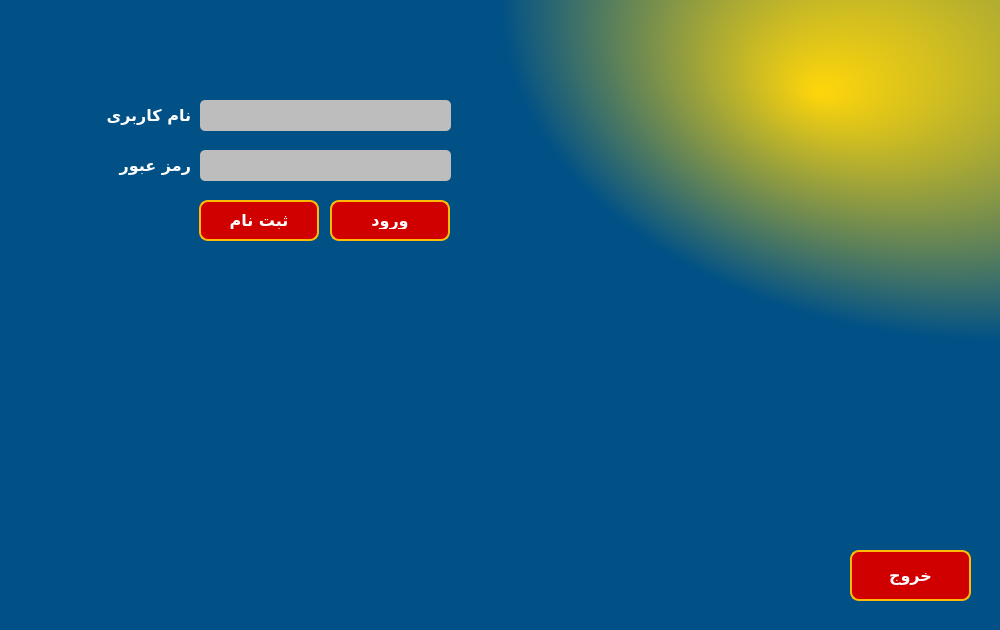
<?xml version="1.0" encoding="UTF-8"?>
<ui version="4.0">
 <class>Login</class>
 <widget class="QWidget" name="Login">
  <property name="geometry">
   <rect>
    <x>0</x>
    <y>0</y>
    <width>1000</width>
    <height>630</height>
   </rect>
  </property>
  <property name="minimumSize">
   <size>
    <width>1000</width>
    <height>630</height>
   </size>
  </property>
  <property name="maximumSize">
   <size>
    <width>1000</width>
    <height>630</height>
   </size>
  </property>
  <property name="windowTitle">
   <string>Login</string>
  </property>
  <property name="styleSheet">
   <string notr="true">QPushButton:pressed{
background-color:transparent;
}</string>
  </property>
  <widget class="QLineEdit" name="inputUsername">
   <property name="geometry">
    <rect>
     <x>200</x>
     <y>100</y>
     <width>251</width>
     <height>31</height>
    </rect>
   </property>
   <property name="palette">
    <palette>
     <active>
      <colorrole role="Button">
       <brush brushstyle="SolidPattern">
        <color alpha="255">
         <red>189</red>
         <green>189</green>
         <blue>189</blue>
        </color>
       </brush>
      </colorrole>
      <colorrole role="Base">
       <brush brushstyle="SolidPattern">
        <color alpha="255">
         <red>189</red>
         <green>189</green>
         <blue>189</blue>
        </color>
       </brush>
      </colorrole>
      <colorrole role="Window">
       <brush brushstyle="SolidPattern">
        <color alpha="255">
         <red>189</red>
         <green>189</green>
         <blue>189</blue>
        </color>
       </brush>
      </colorrole>
      <colorrole role="PlaceholderText">
       <brush brushstyle="SolidPattern">
        <color alpha="128">
         <red>127</red>
         <green>127</green>
         <blue>127</blue>
        </color>
       </brush>
      </colorrole>
     </active>
     <inactive>
      <colorrole role="Button">
       <brush brushstyle="SolidPattern">
        <color alpha="255">
         <red>189</red>
         <green>189</green>
         <blue>189</blue>
        </color>
       </brush>
      </colorrole>
      <colorrole role="Base">
       <brush brushstyle="SolidPattern">
        <color alpha="255">
         <red>189</red>
         <green>189</green>
         <blue>189</blue>
        </color>
       </brush>
      </colorrole>
      <colorrole role="Window">
       <brush brushstyle="SolidPattern">
        <color alpha="255">
         <red>189</red>
         <green>189</green>
         <blue>189</blue>
        </color>
       </brush>
      </colorrole>
      <colorrole role="PlaceholderText">
       <brush brushstyle="SolidPattern">
        <color alpha="128">
         <red>127</red>
         <green>127</green>
         <blue>127</blue>
        </color>
       </brush>
      </colorrole>
     </inactive>
     <disabled>
      <colorrole role="Button">
       <brush brushstyle="SolidPattern">
        <color alpha="255">
         <red>189</red>
         <green>189</green>
         <blue>189</blue>
        </color>
       </brush>
      </colorrole>
      <colorrole role="Base">
       <brush brushstyle="SolidPattern">
        <color alpha="255">
         <red>189</red>
         <green>189</green>
         <blue>189</blue>
        </color>
       </brush>
      </colorrole>
      <colorrole role="Window">
       <brush brushstyle="SolidPattern">
        <color alpha="255">
         <red>189</red>
         <green>189</green>
         <blue>189</blue>
        </color>
       </brush>
      </colorrole>
      <colorrole role="PlaceholderText">
       <brush brushstyle="SolidPattern">
        <color alpha="128">
         <red>127</red>
         <green>127</green>
         <blue>127</blue>
        </color>
       </brush>
      </colorrole>
     </disabled>
    </palette>
   </property>
   <property name="font">
    <font>
     <family>Arial Rounded MT Bold</family>
     <pointsize>11</pointsize>
     <weight>50</weight>
     <bold>false</bold>
    </font>
   </property>
   <property name="focusPolicy">
    <enum>Qt::StrongFocus</enum>
   </property>
   <property name="styleSheet">
    <string notr="true">background-color: rgb(189, 189, 189);
border:3px;
border-radius:5px;
padding: 3px;</string>
   </property>
   <property name="maxLength">
    <number>20</number>
   </property>
   <property name="echoMode">
    <enum>QLineEdit::Normal</enum>
   </property>
   <property name="cursorPosition">
    <number>0</number>
   </property>
   <property name="alignment">
    <set>Qt::AlignLeading|Qt::AlignLeft|Qt::AlignVCenter</set>
   </property>
   <property name="dragEnabled">
    <bool>false</bool>
   </property>
   <property name="cursorMoveStyle">
    <enum>Qt::LogicalMoveStyle</enum>
   </property>
   <property name="clearButtonEnabled">
    <bool>true</bool>
   </property>
  </widget>
  <widget class="QLineEdit" name="inputPassword">
   <property name="geometry">
    <rect>
     <x>200</x>
     <y>150</y>
     <width>251</width>
     <height>31</height>
    </rect>
   </property>
   <property name="palette">
    <palette>
     <active>
      <colorrole role="Button">
       <brush brushstyle="SolidPattern">
        <color alpha="255">
         <red>189</red>
         <green>189</green>
         <blue>189</blue>
        </color>
       </brush>
      </colorrole>
      <colorrole role="Base">
       <brush brushstyle="SolidPattern">
        <color alpha="255">
         <red>189</red>
         <green>189</green>
         <blue>189</blue>
        </color>
       </brush>
      </colorrole>
      <colorrole role="Window">
       <brush brushstyle="SolidPattern">
        <color alpha="255">
         <red>189</red>
         <green>189</green>
         <blue>189</blue>
        </color>
       </brush>
      </colorrole>
      <colorrole role="PlaceholderText">
       <brush brushstyle="SolidPattern">
        <color alpha="128">
         <red>127</red>
         <green>127</green>
         <blue>127</blue>
        </color>
       </brush>
      </colorrole>
     </active>
     <inactive>
      <colorrole role="Button">
       <brush brushstyle="SolidPattern">
        <color alpha="255">
         <red>189</red>
         <green>189</green>
         <blue>189</blue>
        </color>
       </brush>
      </colorrole>
      <colorrole role="Base">
       <brush brushstyle="SolidPattern">
        <color alpha="255">
         <red>189</red>
         <green>189</green>
         <blue>189</blue>
        </color>
       </brush>
      </colorrole>
      <colorrole role="Window">
       <brush brushstyle="SolidPattern">
        <color alpha="255">
         <red>189</red>
         <green>189</green>
         <blue>189</blue>
        </color>
       </brush>
      </colorrole>
      <colorrole role="PlaceholderText">
       <brush brushstyle="SolidPattern">
        <color alpha="128">
         <red>127</red>
         <green>127</green>
         <blue>127</blue>
        </color>
       </brush>
      </colorrole>
     </inactive>
     <disabled>
      <colorrole role="Button">
       <brush brushstyle="SolidPattern">
        <color alpha="255">
         <red>189</red>
         <green>189</green>
         <blue>189</blue>
        </color>
       </brush>
      </colorrole>
      <colorrole role="Base">
       <brush brushstyle="SolidPattern">
        <color alpha="255">
         <red>189</red>
         <green>189</green>
         <blue>189</blue>
        </color>
       </brush>
      </colorrole>
      <colorrole role="Window">
       <brush brushstyle="SolidPattern">
        <color alpha="255">
         <red>189</red>
         <green>189</green>
         <blue>189</blue>
        </color>
       </brush>
      </colorrole>
      <colorrole role="PlaceholderText">
       <brush brushstyle="SolidPattern">
        <color alpha="128">
         <red>127</red>
         <green>127</green>
         <blue>127</blue>
        </color>
       </brush>
      </colorrole>
     </disabled>
    </palette>
   </property>
   <property name="font">
    <font>
     <family>Arial Rounded MT Bold</family>
     <pointsize>11</pointsize>
     <weight>50</weight>
     <bold>false</bold>
    </font>
   </property>
   <property name="cursor">
    <cursorShape>IBeamCursor</cursorShape>
   </property>
   <property name="focusPolicy">
    <enum>Qt::StrongFocus</enum>
   </property>
   <property name="styleSheet">
    <string notr="true">background-color: rgb(189, 189, 189);
border:3px;
border-radius:5px;
padding: 3px;</string>
   </property>
   <property name="maxLength">
    <number>20</number>
   </property>
   <property name="echoMode">
    <enum>QLineEdit::Password</enum>
   </property>
   <property name="cursorPosition">
    <number>0</number>
   </property>
   <property name="alignment">
    <set>Qt::AlignLeading|Qt::AlignLeft|Qt::AlignVCenter</set>
   </property>
   <property name="clearButtonEnabled">
    <bool>false</bool>
   </property>
  </widget>
  <widget class="QLabel" name="password">
   <property name="geometry">
    <rect>
     <x>100</x>
     <y>150</y>
     <width>91</width>
     <height>31</height>
    </rect>
   </property>
   <property name="font">
    <font>
     <family>B Koodak</family>
     <pointsize>12</pointsize>
     <weight>75</weight>
     <italic>false</italic>
     <bold>true</bold>
    </font>
   </property>
   <property name="autoFillBackground">
    <bool>false</bool>
   </property>
   <property name="styleSheet">
    <string notr="true">color: rgb(255, 255, 255);
gridline-color: rgb(255, 255, 255);
</string>
   </property>
   <property name="midLineWidth">
    <number>0</number>
   </property>
   <property name="text">
    <string>رمز عبور</string>
   </property>
   <property name="textFormat">
    <enum>Qt::PlainText</enum>
   </property>
   <property name="scaledContents">
    <bool>true</bool>
   </property>
   <property name="alignment">
    <set>Qt::AlignLeading|Qt::AlignLeft|Qt::AlignVCenter</set>
   </property>
  </widget>
  <widget class="QPushButton" name="enterKey">
   <property name="geometry">
    <rect>
     <x>330</x>
     <y>200</y>
     <width>120</width>
     <height>41</height>
    </rect>
   </property>
   <property name="sizePolicy">
    <sizepolicy hsizetype="Fixed" vsizetype="Fixed">
     <horstretch>100</horstretch>
     <verstretch>41</verstretch>
    </sizepolicy>
   </property>
   <property name="minimumSize">
    <size>
     <width>100</width>
     <height>41</height>
    </size>
   </property>
   <property name="maximumSize">
    <size>
     <width>211</width>
     <height>41</height>
    </size>
   </property>
   <property name="font">
    <font>
     <family>B Koodak</family>
     <pointsize>12</pointsize>
     <weight>75</weight>
     <bold>true</bold>
    </font>
   </property>
   <property name="cursor">
    <cursorShape>PointingHandCursor</cursorShape>
   </property>
   <property name="focusPolicy">
    <enum>Qt::NoFocus</enum>
   </property>
   <property name="autoFillBackground">
    <bool>false</bool>
   </property>
   <property name="styleSheet">
    <string notr="true">color:#ffffff;
background-color: #d00000;
padding:10px 20px;
border:2px solid #ffba08;
border-radius: 9px


</string>
   </property>
   <property name="text">
    <string>ورود</string>
   </property>
   <property name="shortcut">
    <string>Enter</string>
   </property>
   <property name="autoDefault">
    <bool>true</bool>
   </property>
   <property name="default">
    <bool>true</bool>
   </property>
   <property name="flat">
    <bool>false</bool>
   </property>
  </widget>
  <widget class="QPushButton" name="signupKey">
   <property name="geometry">
    <rect>
     <x>199</x>
     <y>200</y>
     <width>120</width>
     <height>41</height>
    </rect>
   </property>
   <property name="font">
    <font>
     <family>B Koodak</family>
     <pointsize>12</pointsize>
     <weight>75</weight>
     <bold>true</bold>
    </font>
   </property>
   <property name="cursor">
    <cursorShape>PointingHandCursor</cursorShape>
   </property>
   <property name="focusPolicy">
    <enum>Qt::NoFocus</enum>
   </property>
   <property name="autoFillBackground">
    <bool>false</bool>
   </property>
   <property name="styleSheet">
    <string notr="true">color:#ffffff;
background-color: #d00000;
padding:10px 20px;
border:2px solid #ffba08;
border-radius: 9px


</string>
   </property>
   <property name="text">
    <string>ثبت نام</string>
   </property>
   <property name="autoDefault">
    <bool>false</bool>
   </property>
   <property name="flat">
    <bool>false</bool>
   </property>
  </widget>
  <widget class="QLabel" name="garbage_2">
   <property name="geometry">
    <rect>
     <x>310</x>
     <y>100</y>
     <width>201</width>
     <height>71</height>
    </rect>
   </property>
   <property name="styleSheet">
    <string notr="true">background-color: rgb(1, 81, 134);</string>
   </property>
   <property name="text">
    <string/>
   </property>
  </widget>
  <widget class="QLabel" name="garbage">
   <property name="geometry">
    <rect>
     <x>90</x>
     <y>70</y>
     <width>151</width>
     <height>71</height>
    </rect>
   </property>
   <property name="styleSheet">
    <string notr="true">background-color: rgb(1, 81, 134);</string>
   </property>
   <property name="text">
    <string/>
   </property>
  </widget>
  <widget class="QLabel" name="pic">
   <property name="geometry">
    <rect>
     <x>0</x>
     <y>0</y>
     <width>1001</width>
     <height>681</height>
    </rect>
   </property>
   <property name="palette">
    <palette>
     <active>
      <colorrole role="WindowText">
       <brush brushstyle="SolidPattern">
        <color alpha="255">
         <red>255</red>
         <green>255</green>
         <blue>255</blue>
        </color>
       </brush>
      </colorrole>
      <colorrole role="Button">
       <brush brushstyle="RadialGradientPattern">
        <gradient centralx="1.000000000000000" centraly="0.000000000000000" focalx="0.817000000000000" focaly="0.136273000000000" radius="0.500000000000000" type="RadialGradient" spread="PadSpread" coordinatemode="ObjectBoundingMode">
         <gradientstop position="0.000000000000000">
          <color alpha="255">
           <red>255</red>
           <green>214</green>
           <blue>10</blue>
          </color>
         </gradientstop>
         <gradientstop position="1.000000000000000">
          <color alpha="255">
           <red>1</red>
           <green>81</green>
           <blue>134</blue>
          </color>
         </gradientstop>
        </gradient>
       </brush>
      </colorrole>
      <colorrole role="Light">
       <brush brushstyle="SolidPattern">
        <color alpha="255">
         <red>2</red>
         <green>109</green>
         <blue>186</blue>
        </color>
       </brush>
      </colorrole>
      <colorrole role="Midlight">
       <brush brushstyle="SolidPattern">
        <color alpha="255">
         <red>1</red>
         <green>91</green>
         <blue>155</blue>
        </color>
       </brush>
      </colorrole>
      <colorrole role="Dark">
       <brush brushstyle="SolidPattern">
        <color alpha="255">
         <red>1</red>
         <green>36</green>
         <blue>62</blue>
        </color>
       </brush>
      </colorrole>
      <colorrole role="Mid">
       <brush brushstyle="SolidPattern">
        <color alpha="255">
         <red>1</red>
         <green>49</green>
         <blue>83</blue>
        </color>
       </brush>
      </colorrole>
      <colorrole role="Text">
       <brush brushstyle="SolidPattern">
        <color alpha="255">
         <red>255</red>
         <green>255</green>
         <blue>255</blue>
        </color>
       </brush>
      </colorrole>
      <colorrole role="BrightText">
       <brush brushstyle="SolidPattern">
        <color alpha="255">
         <red>255</red>
         <green>255</green>
         <blue>255</blue>
        </color>
       </brush>
      </colorrole>
      <colorrole role="ButtonText">
       <brush brushstyle="SolidPattern">
        <color alpha="255">
         <red>255</red>
         <green>255</green>
         <blue>255</blue>
        </color>
       </brush>
      </colorrole>
      <colorrole role="Base">
       <brush brushstyle="RadialGradientPattern">
        <gradient centralx="1.000000000000000" centraly="0.000000000000000" focalx="0.817000000000000" focaly="0.136273000000000" radius="0.500000000000000" type="RadialGradient" spread="PadSpread" coordinatemode="ObjectBoundingMode">
         <gradientstop position="0.000000000000000">
          <color alpha="255">
           <red>255</red>
           <green>214</green>
           <blue>10</blue>
          </color>
         </gradientstop>
         <gradientstop position="1.000000000000000">
          <color alpha="255">
           <red>1</red>
           <green>81</green>
           <blue>134</blue>
          </color>
         </gradientstop>
        </gradient>
       </brush>
      </colorrole>
      <colorrole role="Window">
       <brush brushstyle="RadialGradientPattern">
        <gradient centralx="1.000000000000000" centraly="0.000000000000000" focalx="0.817000000000000" focaly="0.136273000000000" radius="0.500000000000000" type="RadialGradient" spread="PadSpread" coordinatemode="ObjectBoundingMode">
         <gradientstop position="0.000000000000000">
          <color alpha="255">
           <red>255</red>
           <green>214</green>
           <blue>10</blue>
          </color>
         </gradientstop>
         <gradientstop position="1.000000000000000">
          <color alpha="255">
           <red>1</red>
           <green>81</green>
           <blue>134</blue>
          </color>
         </gradientstop>
        </gradient>
       </brush>
      </colorrole>
      <colorrole role="Shadow">
       <brush brushstyle="SolidPattern">
        <color alpha="255">
         <red>0</red>
         <green>0</green>
         <blue>0</blue>
        </color>
       </brush>
      </colorrole>
      <colorrole role="AlternateBase">
       <brush brushstyle="SolidPattern">
        <color alpha="255">
         <red>0</red>
         <green>36</green>
         <blue>62</blue>
        </color>
       </brush>
      </colorrole>
      <colorrole role="ToolTipBase">
       <brush brushstyle="SolidPattern">
        <color alpha="255">
         <red>255</red>
         <green>255</green>
         <blue>220</blue>
        </color>
       </brush>
      </colorrole>
      <colorrole role="ToolTipText">
       <brush brushstyle="SolidPattern">
        <color alpha="255">
         <red>0</red>
         <green>0</green>
         <blue>0</blue>
        </color>
       </brush>
      </colorrole>
      <colorrole role="PlaceholderText">
       <brush brushstyle="SolidPattern">
        <color alpha="128">
         <red>127</red>
         <green>127</green>
         <blue>127</blue>
        </color>
       </brush>
      </colorrole>
     </active>
     <inactive>
      <colorrole role="WindowText">
       <brush brushstyle="SolidPattern">
        <color alpha="255">
         <red>255</red>
         <green>255</green>
         <blue>255</blue>
        </color>
       </brush>
      </colorrole>
      <colorrole role="Button">
       <brush brushstyle="RadialGradientPattern">
        <gradient centralx="1.000000000000000" centraly="0.000000000000000" focalx="0.817000000000000" focaly="0.136273000000000" radius="0.500000000000000" type="RadialGradient" spread="PadSpread" coordinatemode="ObjectBoundingMode">
         <gradientstop position="0.000000000000000">
          <color alpha="255">
           <red>255</red>
           <green>214</green>
           <blue>10</blue>
          </color>
         </gradientstop>
         <gradientstop position="1.000000000000000">
          <color alpha="255">
           <red>1</red>
           <green>81</green>
           <blue>134</blue>
          </color>
         </gradientstop>
        </gradient>
       </brush>
      </colorrole>
      <colorrole role="Light">
       <brush brushstyle="SolidPattern">
        <color alpha="255">
         <red>2</red>
         <green>109</green>
         <blue>186</blue>
        </color>
       </brush>
      </colorrole>
      <colorrole role="Midlight">
       <brush brushstyle="SolidPattern">
        <color alpha="255">
         <red>1</red>
         <green>91</green>
         <blue>155</blue>
        </color>
       </brush>
      </colorrole>
      <colorrole role="Dark">
       <brush brushstyle="SolidPattern">
        <color alpha="255">
         <red>1</red>
         <green>36</green>
         <blue>62</blue>
        </color>
       </brush>
      </colorrole>
      <colorrole role="Mid">
       <brush brushstyle="SolidPattern">
        <color alpha="255">
         <red>1</red>
         <green>49</green>
         <blue>83</blue>
        </color>
       </brush>
      </colorrole>
      <colorrole role="Text">
       <brush brushstyle="SolidPattern">
        <color alpha="255">
         <red>255</red>
         <green>255</green>
         <blue>255</blue>
        </color>
       </brush>
      </colorrole>
      <colorrole role="BrightText">
       <brush brushstyle="SolidPattern">
        <color alpha="255">
         <red>255</red>
         <green>255</green>
         <blue>255</blue>
        </color>
       </brush>
      </colorrole>
      <colorrole role="ButtonText">
       <brush brushstyle="SolidPattern">
        <color alpha="255">
         <red>255</red>
         <green>255</green>
         <blue>255</blue>
        </color>
       </brush>
      </colorrole>
      <colorrole role="Base">
       <brush brushstyle="RadialGradientPattern">
        <gradient centralx="1.000000000000000" centraly="0.000000000000000" focalx="0.817000000000000" focaly="0.136273000000000" radius="0.500000000000000" type="RadialGradient" spread="PadSpread" coordinatemode="ObjectBoundingMode">
         <gradientstop position="0.000000000000000">
          <color alpha="255">
           <red>255</red>
           <green>214</green>
           <blue>10</blue>
          </color>
         </gradientstop>
         <gradientstop position="1.000000000000000">
          <color alpha="255">
           <red>1</red>
           <green>81</green>
           <blue>134</blue>
          </color>
         </gradientstop>
        </gradient>
       </brush>
      </colorrole>
      <colorrole role="Window">
       <brush brushstyle="RadialGradientPattern">
        <gradient centralx="1.000000000000000" centraly="0.000000000000000" focalx="0.817000000000000" focaly="0.136273000000000" radius="0.500000000000000" type="RadialGradient" spread="PadSpread" coordinatemode="ObjectBoundingMode">
         <gradientstop position="0.000000000000000">
          <color alpha="255">
           <red>255</red>
           <green>214</green>
           <blue>10</blue>
          </color>
         </gradientstop>
         <gradientstop position="1.000000000000000">
          <color alpha="255">
           <red>1</red>
           <green>81</green>
           <blue>134</blue>
          </color>
         </gradientstop>
        </gradient>
       </brush>
      </colorrole>
      <colorrole role="Shadow">
       <brush brushstyle="SolidPattern">
        <color alpha="255">
         <red>0</red>
         <green>0</green>
         <blue>0</blue>
        </color>
       </brush>
      </colorrole>
      <colorrole role="AlternateBase">
       <brush brushstyle="SolidPattern">
        <color alpha="255">
         <red>0</red>
         <green>36</green>
         <blue>62</blue>
        </color>
       </brush>
      </colorrole>
      <colorrole role="ToolTipBase">
       <brush brushstyle="SolidPattern">
        <color alpha="255">
         <red>255</red>
         <green>255</green>
         <blue>220</blue>
        </color>
       </brush>
      </colorrole>
      <colorrole role="ToolTipText">
       <brush brushstyle="SolidPattern">
        <color alpha="255">
         <red>0</red>
         <green>0</green>
         <blue>0</blue>
        </color>
       </brush>
      </colorrole>
      <colorrole role="PlaceholderText">
       <brush brushstyle="SolidPattern">
        <color alpha="128">
         <red>127</red>
         <green>127</green>
         <blue>127</blue>
        </color>
       </brush>
      </colorrole>
     </inactive>
     <disabled>
      <colorrole role="WindowText">
       <brush brushstyle="SolidPattern">
        <color alpha="255">
         <red>1</red>
         <green>36</green>
         <blue>62</blue>
        </color>
       </brush>
      </colorrole>
      <colorrole role="Button">
       <brush brushstyle="RadialGradientPattern">
        <gradient centralx="1.000000000000000" centraly="0.000000000000000" focalx="0.817000000000000" focaly="0.136273000000000" radius="0.500000000000000" type="RadialGradient" spread="PadSpread" coordinatemode="ObjectBoundingMode">
         <gradientstop position="0.000000000000000">
          <color alpha="255">
           <red>255</red>
           <green>214</green>
           <blue>10</blue>
          </color>
         </gradientstop>
         <gradientstop position="1.000000000000000">
          <color alpha="255">
           <red>1</red>
           <green>81</green>
           <blue>134</blue>
          </color>
         </gradientstop>
        </gradient>
       </brush>
      </colorrole>
      <colorrole role="Light">
       <brush brushstyle="SolidPattern">
        <color alpha="255">
         <red>2</red>
         <green>109</green>
         <blue>186</blue>
        </color>
       </brush>
      </colorrole>
      <colorrole role="Midlight">
       <brush brushstyle="SolidPattern">
        <color alpha="255">
         <red>1</red>
         <green>91</green>
         <blue>155</blue>
        </color>
       </brush>
      </colorrole>
      <colorrole role="Dark">
       <brush brushstyle="SolidPattern">
        <color alpha="255">
         <red>1</red>
         <green>36</green>
         <blue>62</blue>
        </color>
       </brush>
      </colorrole>
      <colorrole role="Mid">
       <brush brushstyle="SolidPattern">
        <color alpha="255">
         <red>1</red>
         <green>49</green>
         <blue>83</blue>
        </color>
       </brush>
      </colorrole>
      <colorrole role="Text">
       <brush brushstyle="SolidPattern">
        <color alpha="255">
         <red>1</red>
         <green>36</green>
         <blue>62</blue>
        </color>
       </brush>
      </colorrole>
      <colorrole role="BrightText">
       <brush brushstyle="SolidPattern">
        <color alpha="255">
         <red>255</red>
         <green>255</green>
         <blue>255</blue>
        </color>
       </brush>
      </colorrole>
      <colorrole role="ButtonText">
       <brush brushstyle="SolidPattern">
        <color alpha="255">
         <red>1</red>
         <green>36</green>
         <blue>62</blue>
        </color>
       </brush>
      </colorrole>
      <colorrole role="Base">
       <brush brushstyle="RadialGradientPattern">
        <gradient centralx="1.000000000000000" centraly="0.000000000000000" focalx="0.817000000000000" focaly="0.136273000000000" radius="0.500000000000000" type="RadialGradient" spread="PadSpread" coordinatemode="ObjectBoundingMode">
         <gradientstop position="0.000000000000000">
          <color alpha="255">
           <red>255</red>
           <green>214</green>
           <blue>10</blue>
          </color>
         </gradientstop>
         <gradientstop position="1.000000000000000">
          <color alpha="255">
           <red>1</red>
           <green>81</green>
           <blue>134</blue>
          </color>
         </gradientstop>
        </gradient>
       </brush>
      </colorrole>
      <colorrole role="Window">
       <brush brushstyle="RadialGradientPattern">
        <gradient centralx="1.000000000000000" centraly="0.000000000000000" focalx="0.817000000000000" focaly="0.136273000000000" radius="0.500000000000000" type="RadialGradient" spread="PadSpread" coordinatemode="ObjectBoundingMode">
         <gradientstop position="0.000000000000000">
          <color alpha="255">
           <red>255</red>
           <green>214</green>
           <blue>10</blue>
          </color>
         </gradientstop>
         <gradientstop position="1.000000000000000">
          <color alpha="255">
           <red>1</red>
           <green>81</green>
           <blue>134</blue>
          </color>
         </gradientstop>
        </gradient>
       </brush>
      </colorrole>
      <colorrole role="Shadow">
       <brush brushstyle="SolidPattern">
        <color alpha="255">
         <red>0</red>
         <green>0</green>
         <blue>0</blue>
        </color>
       </brush>
      </colorrole>
      <colorrole role="AlternateBase">
       <brush brushstyle="SolidPattern">
        <color alpha="255">
         <red>1</red>
         <green>73</green>
         <blue>124</blue>
        </color>
       </brush>
      </colorrole>
      <colorrole role="ToolTipBase">
       <brush brushstyle="SolidPattern">
        <color alpha="255">
         <red>255</red>
         <green>255</green>
         <blue>220</blue>
        </color>
       </brush>
      </colorrole>
      <colorrole role="ToolTipText">
       <brush brushstyle="SolidPattern">
        <color alpha="255">
         <red>0</red>
         <green>0</green>
         <blue>0</blue>
        </color>
       </brush>
      </colorrole>
      <colorrole role="PlaceholderText">
       <brush brushstyle="SolidPattern">
        <color alpha="128">
         <red>127</red>
         <green>127</green>
         <blue>127</blue>
        </color>
       </brush>
      </colorrole>
     </disabled>
    </palette>
   </property>
   <property name="focusPolicy">
    <enum>Qt::NoFocus</enum>
   </property>
   <property name="styleSheet">
    <string notr="true">background-color: qradialgradient(spread:pad, cx:1, cy:0, radius:0.5, fx:0.817, fy:0.136273, stop:0 rgba(255, 214, 10, 255), stop:1 rgba(1, 81, 134, 255));</string>
   </property>
   <property name="frameShape">
    <enum>QFrame::NoFrame</enum>
   </property>
   <property name="textFormat">
    <enum>Qt::AutoText</enum>
   </property>
   <property name="pixmap">
    <pixmap resource="pic.qrc">:/LoginSignup/otherPic/Login.png</pixmap>
   </property>
   <property name="scaledContents">
    <bool>true</bool>
   </property>
  </widget>
  <widget class="QLabel" name="username">
   <property name="geometry">
    <rect>
     <x>100</x>
     <y>100</y>
     <width>91</width>
     <height>31</height>
    </rect>
   </property>
   <property name="font">
    <font>
     <family>B Koodak</family>
     <pointsize>12</pointsize>
     <weight>75</weight>
     <italic>false</italic>
     <bold>true</bold>
    </font>
   </property>
   <property name="autoFillBackground">
    <bool>false</bool>
   </property>
   <property name="styleSheet">
    <string notr="true">color: rgb(255, 255, 255);
gridline-color: rgb(255, 255, 255);
</string>
   </property>
   <property name="midLineWidth">
    <number>0</number>
   </property>
   <property name="text">
    <string>نام کاربری</string>
   </property>
   <property name="textFormat">
    <enum>Qt::PlainText</enum>
   </property>
   <property name="scaledContents">
    <bool>true</bool>
   </property>
   <property name="alignment">
    <set>Qt::AlignLeading|Qt::AlignLeft|Qt::AlignVCenter</set>
   </property>
  </widget>
  <widget class="QPushButton" name="ExitKey">
   <property name="geometry">
    <rect>
     <x>850</x>
     <y>550</y>
     <width>121</width>
     <height>51</height>
    </rect>
   </property>
   <property name="font">
    <font>
     <family>B Koodak</family>
     <pointsize>12</pointsize>
     <weight>75</weight>
     <bold>true</bold>
    </font>
   </property>
   <property name="cursor">
    <cursorShape>PointingHandCursor</cursorShape>
   </property>
   <property name="focusPolicy">
    <enum>Qt::NoFocus</enum>
   </property>
   <property name="autoFillBackground">
    <bool>false</bool>
   </property>
   <property name="styleSheet">
    <string notr="true">color:#ffffff;
background-color: #d00000;
padding:10px 20px;
border:2px solid #ffba08;
border-radius: 9px


</string>
   </property>
   <property name="text">
    <string>خروج</string>
   </property>
   <property name="shortcut">
    <string>Esc</string>
   </property>
   <property name="autoDefault">
    <bool>false</bool>
   </property>
   <property name="flat">
    <bool>false</bool>
   </property>
  </widget>
  <widget class="QPushButton" name="eye">
   <property name="geometry">
    <rect>
     <x>420</x>
     <y>150</y>
     <width>31</width>
     <height>31</height>
    </rect>
   </property>
   <property name="cursor">
    <cursorShape>ArrowCursor</cursorShape>
   </property>
   <property name="focusPolicy">
    <enum>Qt::NoFocus</enum>
   </property>
   <property name="styleSheet">
    <string notr="true">background-color: rgb(189, 189, 189);
</string>
   </property>
   <property name="text">
    <string/>
   </property>
   <property name="icon">
    <iconset resource="pic.qrc">
     <normaloff>:/tools/otherPic/eye.png</normaloff>
     <selectedoff>:/tools/otherPic/eye.png</selectedoff>:/tools/otherPic/eye.png</iconset>
   </property>
   <property name="flat">
    <bool>true</bool>
   </property>
  </widget>
  <zorder>pic</zorder>
  <zorder>garbage_2</zorder>
  <zorder>garbage</zorder>
  <zorder>enterKey</zorder>
  <zorder>ExitKey</zorder>
  <zorder>inputPassword</zorder>
  <zorder>signupKey</zorder>
  <zorder>username</zorder>
  <zorder>inputUsername</zorder>
  <zorder>password</zorder>
  <zorder>eye</zorder>
 </widget>
 <tabstops>
  <tabstop>inputUsername</tabstop>
  <tabstop>inputPassword</tabstop>
 </tabstops>
 <resources>
  <include location="pic.qrc"/>
 </resources>
 <connections/>
</ui>
